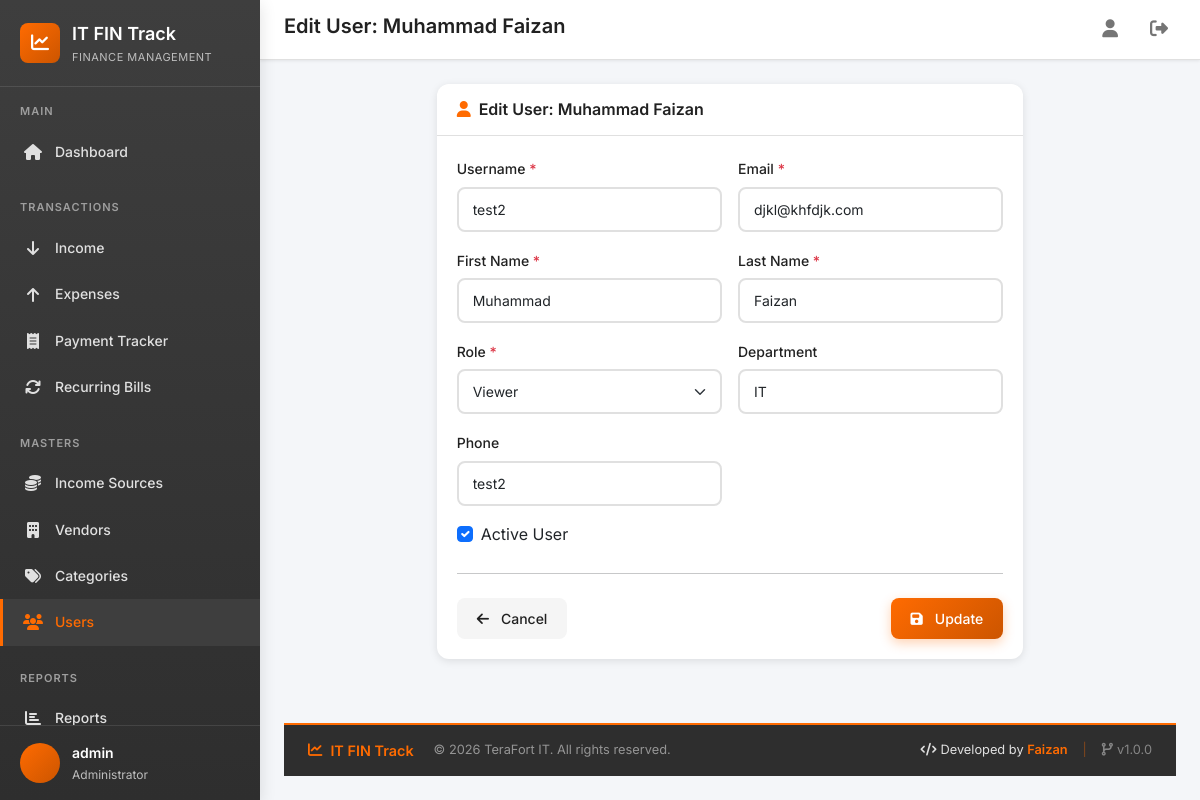
Page /users/2/edit/ (signed in) on the committed database.
### core/models/user.py (models this page shows, shortened)
class User(AbstractUser):
    class Role(models.TextChoices):
        ADMIN = 'admin', 'Administrator'
        EXECUTIVE = 'executive', 'IT Executive'
        ACCOUNTANT = 'accountant', 'Accountant'
        MANAGER = 'manager', 'Manager'
        VIEWER = 'viewer', 'Viewer'
    role = models.CharField(
        max_length=20,
        choices=Role.choices,
        default=Role.VIEWER,
        help_text='User role determines access permissions'
    )
    department = models.CharField(
        max_length=100,
        blank=True,
        default='IT',
        help_text='Department the user belongs to'
    )
    phone = models.CharField(
        max_length=20,
        blank=True,
        help_text='Contact phone number'
    )
    is_soft_deleted = models.BooleanField(
        default=False,
        help_text='Soft delete flag - never lose data'
    )
    created_at = models.DateTimeField(auto_now_add=True)
    updated_at = models.DateTimeField(auto_now=True)
    class Meta:
        verbose_name = 'User'
        verbose_name_plural = 'Users'
        ordering = ['-created_at']
    @property
    def is_admin(self):
        return self.role == self.Role.ADMIN

### core/views/user.py (the view)
    def wrapper(request, *args, **kwargs):
        if not request.user.is_admin:
            messages.error(request, 'Only admins can access user management.')
            return redirect('core:dashboard')
        return view_func(request, *args, **kwargs)

### core/forms/user.py
class UserEditForm(forms.ModelForm):
    class Meta:
        model = User
        fields = [
            'username', 'email', 'first_name', 'last_name',
            'role', 'department', 'phone', 'is_active'
        ]
        widgets = {
            'username': forms.TextInput(attrs={'class': 'form-control'}),
            'email': forms.EmailInput(attrs={'class': 'form-control'}),
            'first_name': forms.TextInput(attrs={'class': 'form-control'}),
            'last_name': forms.TextInput(attrs={'class': 'form-control'}),
            'role': forms.Select(attrs={'class': 'form-select'}),
            'department': forms.TextInput(attrs={'class': 'form-control'}),
            'phone': forms.TextInput(attrs={'class': 'form-control'}),
            'is_active': forms.CheckboxInput(attrs={'class': 'form-check-input'}),
        }
    def __init__(self, *args, **kwargs):
        super().__init__(*args, **kwargs)
        self.fields['email'].required = True
        self.fields['first_name'].required = True
        self.fields['last_name'].required = True

### core/context_processors.py (called while the page is built)
def theme_colors(request):
    return {
        'THEME_COLORS': getattr(settings, 'THEME_COLORS', {}),
    }

### core/views/user.py (called while the page is built)
def admin_required(view_func):
    def wrapper(request, *args, **kwargs):
        if not request.user.is_admin:
            messages.error(request, 'Only admins can access user management.')
            return redirect('core:dashboard')
        return view_func(request, *args, **kwargs)
    return wrapper

@login_required
@admin_required
def user_edit(request, pk):
    user = get_object_or_404(User, pk=pk, is_soft_deleted=False)
    if request.method == 'POST':
        form = UserEditForm(request.POST, instance=user)
        if form.is_valid():
            form.save()
            messages.success(request, f'User "{user.get_full_name()}" updated successfully!')
            return redirect('core:user_list')
    else:
        form = UserEditForm(instance=user)
    return render(request, 'core/user/form.html', {
        'form': form,
        'user_obj': user,
        'title': f'Edit User: {user.get_full_name()}',
        'action': 'Update',
    })

### templates/core/user/form.html (shortened to what this page needs)
{% extends 'base.html' %}
{% block page_title %}{{ title }}{% endblock %}
{% block content %}
<div class="fade-in">
    <div class="row justify-content-center">
        <div class="col-lg-8">
            <div class="card">
                <div class="card-header">
                    <h5 class="card-title mb-0">
                        <i class="fas fa-user me-2 text-accent"></i>{{ title }}
                    </h5>
                </div>
                <div class="card-body">
                    <form method="post" novalidate>
                        <div class="row g-3">
                            <div class="col-md-6">
                                <label class="form-label">Username <span class="text-danger">*</span></label>
                                {{ form.username }}
                            </div>
                            <div class="col-md-6">
                                <label class="form-label">Email <span class="text-danger">*</span></label>
                                {{ form.email }}
                            </div>
                            <div class="col-md-6">
                                <label class="form-label">First Name <span class="text-danger">*</span></label>
                                {{ form.first_name }}
                            </div>
                            <div class="col-md-6">
                                <label class="form-label">Last Name <span class="text-danger">*</span></label>
                                {{ form.last_name }}
                            </div>
                            <div class="col-md-6">
                                <label class="form-label">Role <span class="text-danger">*</span></label>
                                {{ form.role }}
                            </div>
                            <div class="col-md-6">
                                <label class="form-label">Department</label>
                                {{ form.department }}
                            </div>
                            <div class="col-md-6">
                                <label class="form-label">Phone</label>
                                {{ form.phone }}
                            </div>
                            {% if form.is_active %}
                            <div class="col-12">
                                <div class="form-check">
                                    {{ form.is_active }}
                                    <label class="form-check-label" for="id_is_active">Active User</label>
                                </div>
                            </div>
                            {% endif %}
                        </div>
                        <hr class="my-4">
                        <div class="d-flex justify-content-between">
                            <a href="{% url 'core:user_list' %}" class="btn btn-light">
                                <i class="fas fa-arrow-left me-1"></i>Cancel
                            </a>
                            <button type="submit" class="btn btn-primary">
                                <i class="fas fa-save me-1"></i>{{ action }}
                            </button>
                        </div>
                    </form>
                </div>
            </div>
        </div>
    </div>
</div>
{% endblock %}

### templates/base.html (shortened to what this page needs)
{% load static %}
<!DOCTYPE html>
<html lang="en">
<head>
    <link href="https://cdn.jsdelivr.net/npm/bootstrap@5.3.2/dist/css/bootstrap.min.css" rel="stylesheet">
    <link rel="stylesheet" href="https://cdnjs.cloudflare.com/ajax/libs/font-awesome/6.5.1/css/all.min.css">
    <link rel="stylesheet" href="{% static 'css/style.css' %}">
</head>
<body>
    <div class="app-container">
        <aside class="sidebar" id="sidebar">
            <div class="sidebar-header">
                <div class="sidebar-logo">
                    <i class="fas fa-chart-line"></i>
                </div>
                <div>
                    <div class="sidebar-title">IT FIN Track</div>
                    <div class="sidebar-subtitle">Finance Management</div>
                </div>
            </div>
            <nav class="sidebar-nav">
                <div class="nav-section">
                    <div class="nav-section-title">Main</div>
                    <a href="{% url 'core:dashboard' %}" class="nav-link {% if request.resolver_match.url_name == 'dashboard' %}active{% endif %}">
                        <i class="fas fa-home"></i>
                        <span>Dashboard</span>
                    </a>
                </div>
                <div class="nav-section">
                    <div class="nav-section-title">Transactions</div>
                    <a href="{% url 'core:income_list' %}" class="nav-link {% if 'income' in request.resolver_match.url_name and 'source' not in request.resolver_match.url_name %}active{% endif %}">
                        <i class="fas fa-arrow-down"></i>
                        <span>Income</span>
                    </a>
                    <a href="{% url 'core:expense_list' %}" class="nav-link {% if 'expense' in request.resolver_match.url_name %}active{% endif %}">
                        <i class="fas fa-arrow-up"></i>
                        <span>Expenses</span>
                    </a>
                    <a href="{% url 'core:payment_tracker' %}" class="nav-link {% if 'payment_tracker' in request.resolver_match.url_name %}active{% endif %}">
                        <i class="fas fa-receipt"></i>
                        <span>Payment Tracker</span>
                    </a>
                    <a href="{% url 'core:recurring_bill_list' %}" class="nav-link {% if 'recurring_bill' in request.resolver_match.url_name %}active{% endif %}">
                        <i class="fas fa-sync"></i>
                        <span>Recurring Bills</span>
                    </a>
                </div>
                <div class="nav-section">
                    <div class="nav-section-title">Masters</div>
                    <a href="{% url 'core:income_source_list' %}" class="nav-link {% if 'income_source' in request.resolver_match.url_name %}active{% endif %}">
                        <i class="fas fa-coins"></i>
                        <span>Income Sources</span>
                    </a>
                    <a href="{% url 'core:vendor_list' %}" class="nav-link {% if 'vendor' in request.resolver_match.url_name %}active{% endif %}">
                        <i class="fas fa-building"></i>
                        <span>Vendors</span>
                    </a>
                    <a href="{% url 'core:category_list' %}" class="nav-link {% if 'category' in request.resolver_match.url_name %}active{% endif %}">
                        <i class="fas fa-tags"></i>
                        <span>Categories</span>
                    </a>
                    {% if request.user.is_admin %}
                    <a href="{% url 'core:user_list' %}" class="nav-link {% if 'user_' in request.resolver_match.url_name %}active{% endif %}">
                        <i class="fas fa-users"></i>
                        <span>Users</span>
                    </a>
                    {% endif %}
                </div>
                <div class="nav-section">
                    <div class="nav-section-title">Reports</div>
                    <a href="{% url 'core:report_dashboard' %}" class="nav-link {% if request.resolver_match.url_name == 'report_dashboard' %}active{% endif %}">
                        <i class="fas fa-chart-bar"></i>
                        <span>Reports</span>
                    </a>
                </div>
            </nav>
            <div class="sidebar-footer">
                <div class="user-info">
                    <div class="user-avatar">
                    </div>
                    <div>
                        <div class="user-name">{{ request.user.get_full_name|default:request.user.username }}</div>
                        <div class="user-role">{{ request.user.get_role_display }}</div>
                    </div>
                </div>
            </div>
        </aside>
        <main class="main-content">
            <header class="top-header">
                <div class="header-left">
                    <h1 class="page-title">{% block page_title %}Dashboard{% endblock %}</h1>
                </div>
                <div class="header-right">
                    <a href="{% url 'core:profile' %}" class="header-btn" title="Profile">
                        <i class="fas fa-user"></i>
                    </a>
                    <a href="{% url 'core:logout' %}" class="header-btn" title="Logout">
                        <i class="fas fa-sign-out-alt"></i>
                    </a>
                </div>
            </header>
            {% block content %}{% endblock %}
            <footer class="app-footer">
                <div class="footer-content">
                    <div class="footer-left">
                        <span class="footer-brand">
                            <i class="fas fa-chart-line me-2"></i>IT FIN Track
                        </span>
                        <span class="footer-copyright">
                            &copy; {% now "Y" %} TeraFort IT. All rights reserved.
                        </span>
                    </div>
                    <div class="footer-right">
                        <span class="footer-developer">
                            <i class="fas fa-code me-1"></i>Developed by <strong>Faizan</strong>
                        </span>
                        <span class="footer-divider">|</span>
                        <span class="footer-version">
                            <i class="fas fa-code-branch me-1"></i>v1.0.0
                        </span>
                    </div>
                </div>
            </footer>
        </main>
    </div>
</body>
</html>

### rows in the picture
User: user.get_full_name "admin", user.role "Administrator"
User: username "test2", email "djkl@khfdjk.com", first_name "Muhammad", last_name "Faizan", role "Viewer", department "IT", phone "test2", is_active "☑"

### other values in the picture
{{ title }} "Edit User: Muhammad Faizan"
{{ action }} "Update"
